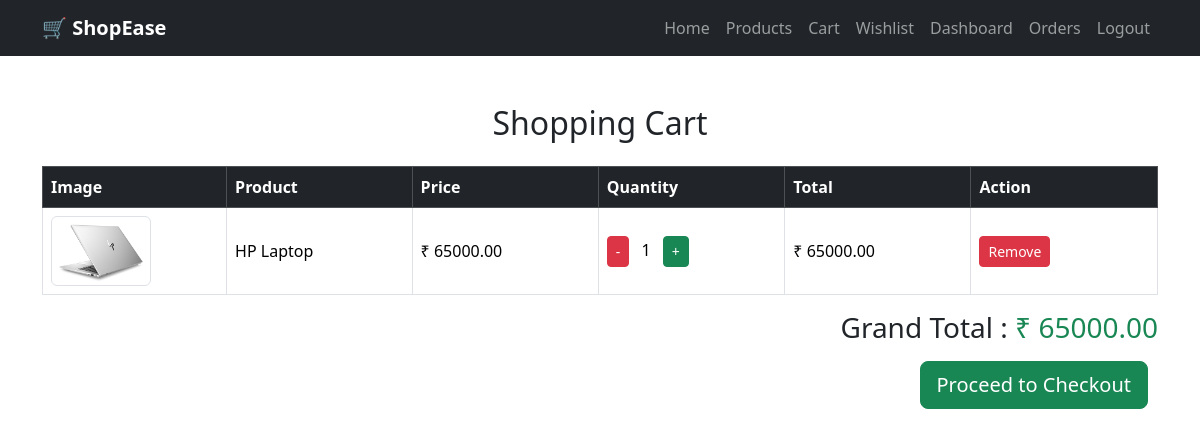
The app's page /cart/ (signed in) with its own data.
### shopease/models.py (models this page shows, shortened)
class CartItem(models.Model):
    cart = models.ForeignKey(Cart, on_delete=models.CASCADE)
    product = models.ForeignKey(Product, on_delete=models.CASCADE)
    quantity = models.PositiveIntegerField(default=1)

class Product(models.Model):
    category = models.ForeignKey(Category, on_delete=models.CASCADE)
    name = models.CharField(max_length=200)
    description = models.TextField()
    price = models.DecimalField(max_digits=10, decimal_places=2)
    stock = models.IntegerField()
    image = models.ImageField(upload_to='products/')
    created_at = models.DateTimeField(auto_now_add=True)

### shopease/views.py (the view)
# urls.py: path('cart/', views.cart, name='cart'),
@login_required
def cart(request):
    cart, created = Cart.objects.get_or_create(user=request.user)
    items = CartItem.objects.filter(cart=cart)
    grand_total = 0
    for item in items:
        grand_total += item.product.price * item.quantity
    return render(request, "cart.html", {
        "items": items,
        "grand_total": grand_total
    })

### shopease/models.py (called while the page is built)
    def total_price(self):
        return self.product.price * self.quantity

### shopease/templates/cart.html (shortened to what this page needs)
{% extends 'base.html' %}
{% block content %}
<div class="container mt-5">
    <h2 class="mb-4 text-center">Shopping Cart</h2>
    {% if items %}
    <table class="table table-bordered table-hover align-middle">
        <thead class="table-dark">
            <tr>
                <th>Image</th>
                <th>Product</th>
                <th>Price</th>
                <th>Quantity</th>
                <th>Total</th>
                <th>Action</th>
            </tr>
        </thead>
        <tbody>
            {% for item in items %}
            <tr>
                <td width="120">
                    <img src="{{ item.product.image.url }}"
                         alt="{{ item.product.name }}"
                         width="100"
                         height="100"
                         class="img-thumbnail">
                </td>
                <td>{{ item.product.name }}</td>
                <td>₹ {{ item.product.price }}</td>
                <td>
<a href="{% url 'decrease_cart' item.id %}"
class="btn btn-danger btn-sm">-</a>
<span class="mx-2">{{ item.quantity }}</span>
<a href="{% url 'increase_cart' item.id %}"
class="btn btn-success btn-sm">+</a>
</td>
                <td>₹ {{ item.total_price }}</td>
                <td>
                    <a href="{% url 'remove_cart_item' item.id %}"
                       class="btn btn-danger btn-sm">
                        Remove
                    </a>
                </td>
            </tr>
            {% endfor %}
        </tbody>
    </table>
    <div class="text-end">
        <h3 class="mb-3">
            Grand Total :
            <span class="text-success">
                ₹ {{ grand_total }}
            </span>
        </h3>
        <a href="/checkout/"
           class="btn btn-success btn-lg">
            Proceed to Checkout
        </a>
    </div>
    {% endif %}
</div>
{% endblock %}

### shopease/static/css/style.css (style rules this page uses)
body { background:#f8f9fa; font-family:Arial,sans-serif; }
.btn { border-radius: 8px; }
.table th { width:200px; }
.btn-lg { margin-right:10px; }

### records on screen
CartItem: product.image (picture), product.name "HP Laptop", product.price "65000.00", quantity "1", total_price "65000.00"

### other values on screen
{{ grand_total }} "65000.00"
